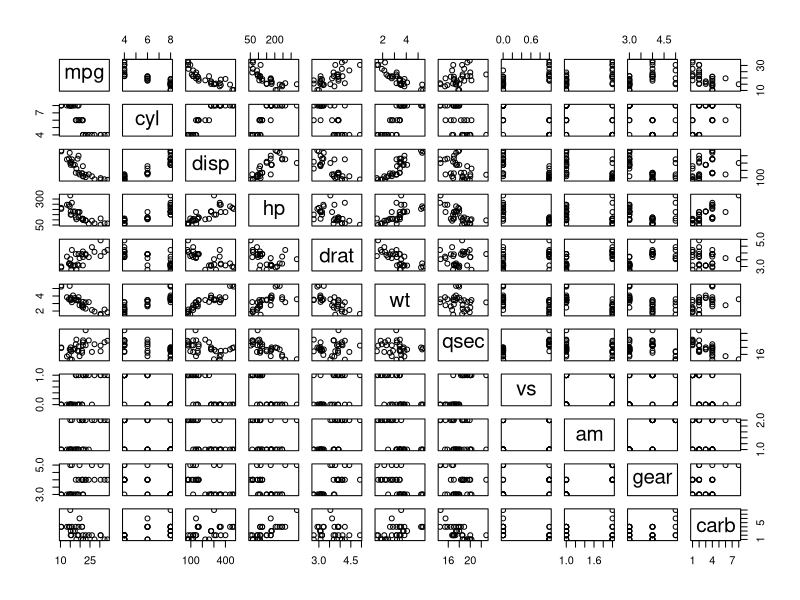
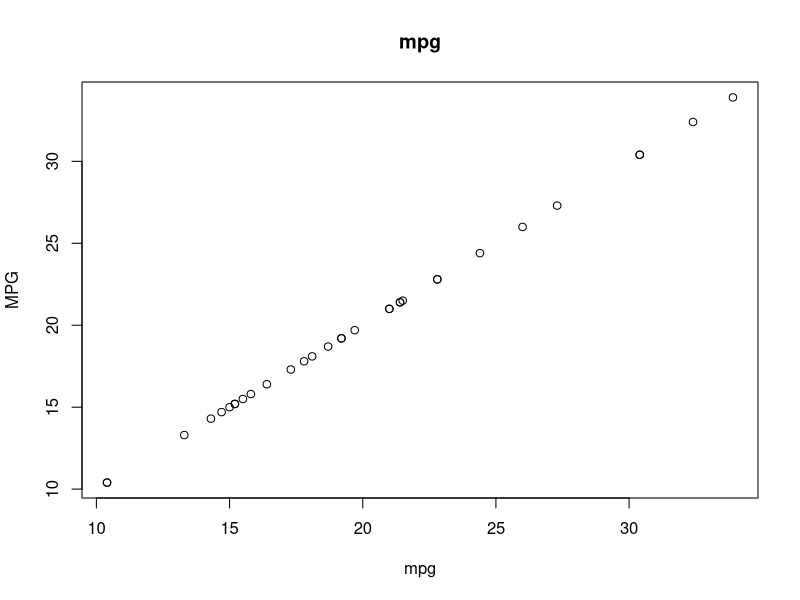
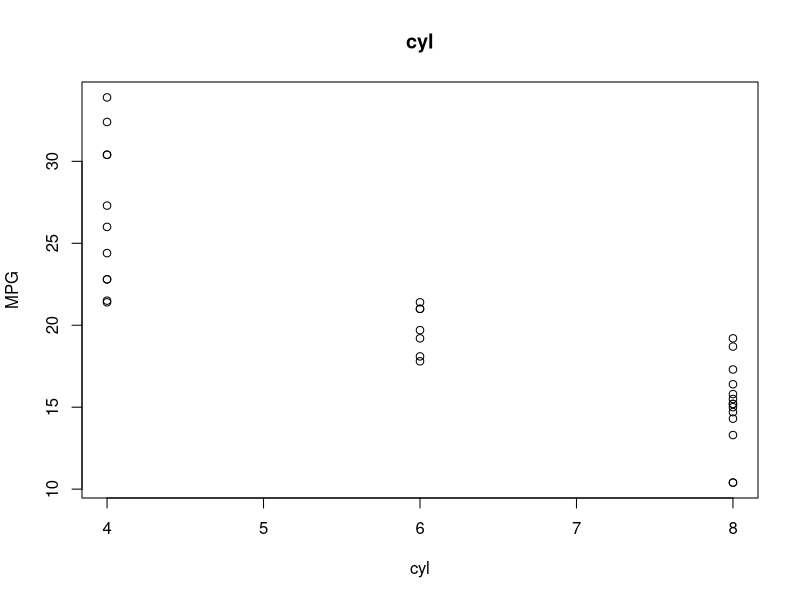
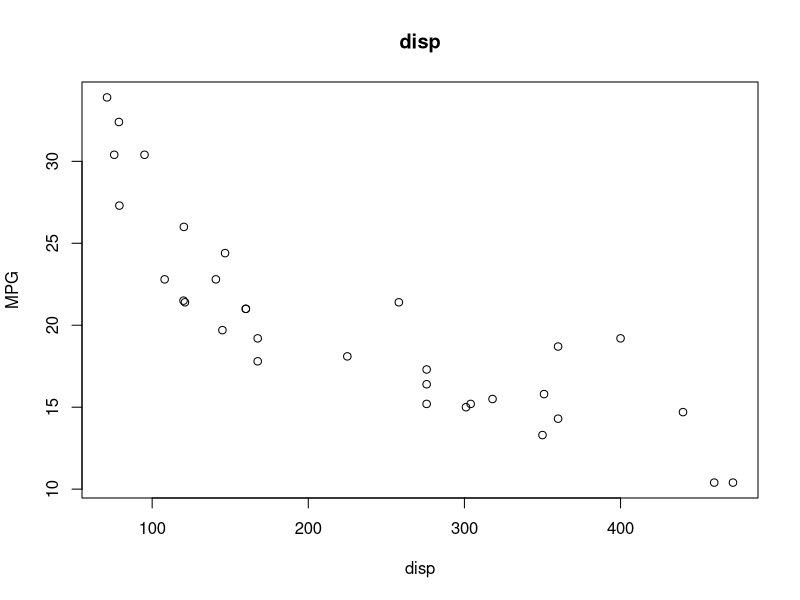
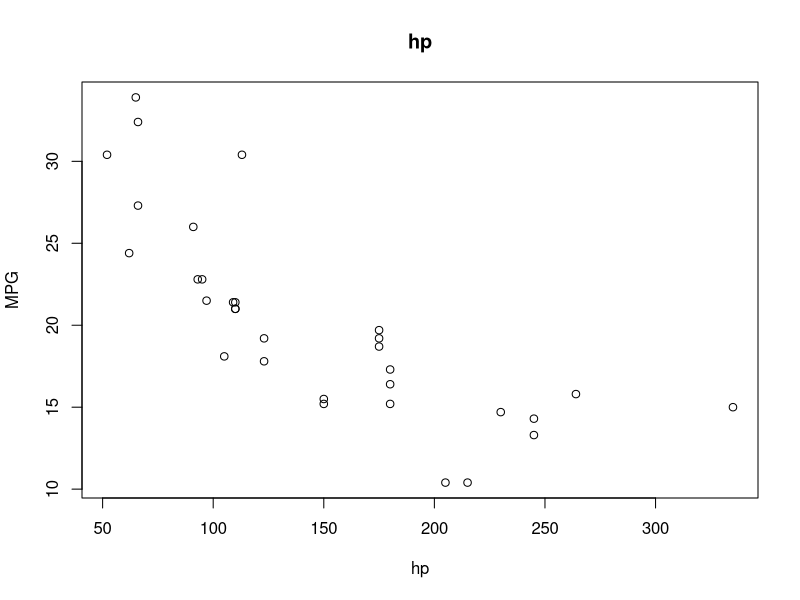
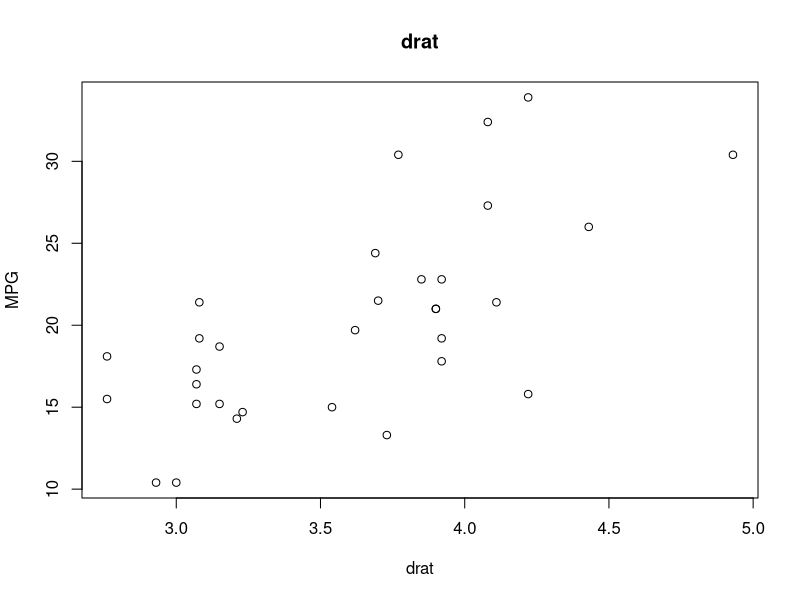
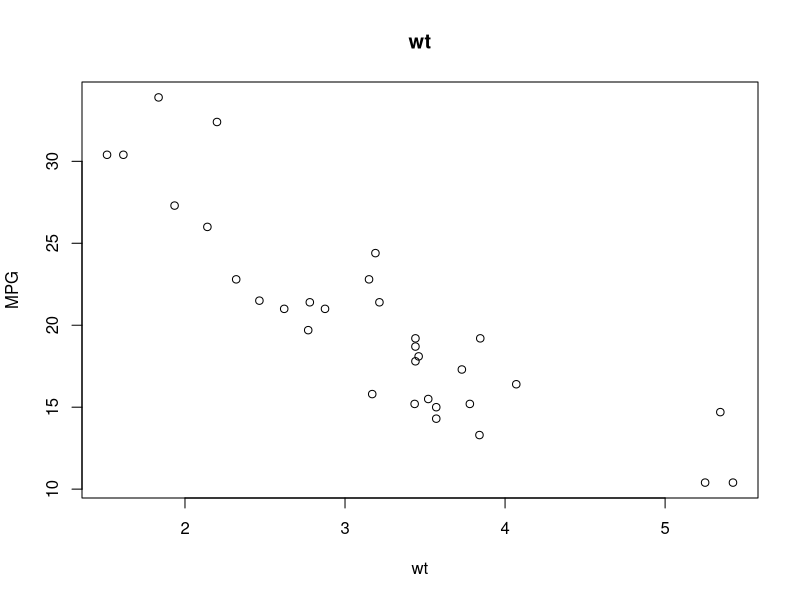
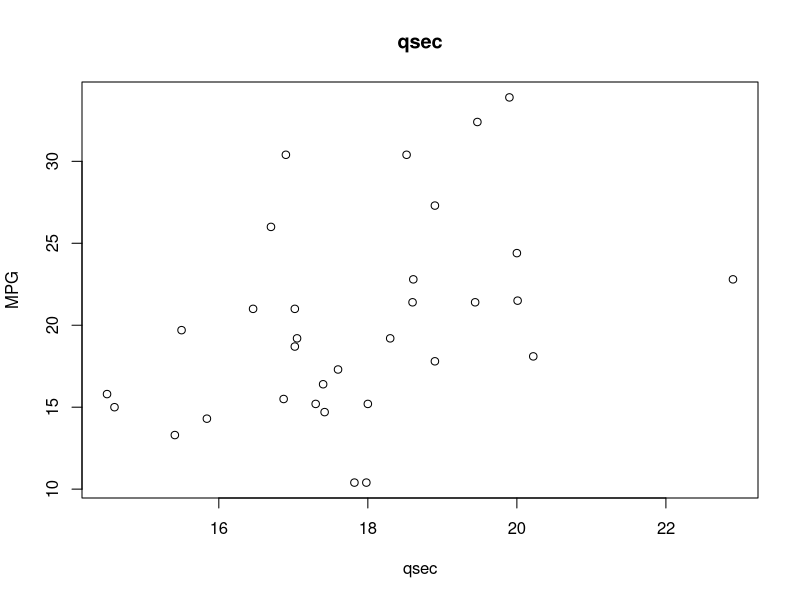

Write the R code that produced these figures, in order. (Note: this script raises an error after producing the figures.)
###################################################
######## Intro to modeling and testing ############
###################################################


####  Load packages ####
library(modelr)
install.packages("modelr")
library(broom)
install.packages("broom")
library(dplyr)
library(fitdistrplus)
install.packages("fitdistrplus")
library(ggplot2)
########################

#### Load built-in mtcars data into data frame ####
dat = mtcars
###################################################

#### Check out data, summaries, visualizations ####

# Look at column descriptions of the built-in data
?mtcars

# Quick look at column classes and first rows
glimpse(dat) #<dbl> stores 16 decimal points (can't see in class), takes up far more memory /cn
str(dat)

# change "am" column from 1s and 0s to "Manual" and "Automatic"
dat$am[dat$am == 1] <- "Manual"
dat$am[dat$am == 0] <- "Automatic"

# Change "am" column to factor from numeric
dat$am = as.factor(dat$am)

# double-check
glimpse(dat)

# quick summary stats for every column
summary(dat)

# quick plot
plot(dat) # whoa!

# quick plot of mpg as function of other variables, one at a time...

for(i in names(dat)){
  plot(dat[,"mpg"] ~ dat[,i], xlab = i, ylab = "MPG", main = i) # plotting MPG against all variables /cn
}
rm(i)

# look at distribution of mpg
hist(dat$mpg)
plot(density(dat$mpg))
        

# What is a distribution???
        # Let's say we decided to measure human height. If we measured EVERY human on earth,
        # the distribution of their heights would show the probability of a random person 
        # having a given height.

distributions = c("norm", "lnorm", "pois", "exp", "gamma", "binom", "nbinom", "geom", "beta", "unif", "logis")
# Here's a good web page with all the distributions included in base R:  https://en.wikibooks.org/wiki/R_Programming/Probability_Distributions

# Normal distribution

x<-seq(-4,4,length=2000)
y<-dnorm(x,mean=0, sd=1)
plot(x,y, type="l", lwd=2, main = "Normal Distribution")


  # BUT... there's no way to measure the height of every human. 
  # You can instead take a representative sample of humans and ESTIMATE the distribution of heights.


  # Plot random samples from a truly normal distribution:
  points(density(rnorm(5)), col = "Red") # for 5 random samples
  points(density(rnorm(10)), col = "Green") # for 10 random samples
  points(density(rnorm(1000)), col = "Blue") # for 1000 random samples
  points(density(rnorm(100000)), col = "Orange") # for 100000 random samples
  points(density(rnorm(999999)), col = "Purple") # for 999999 random samples

  # ^^^ This is why sample size is important... as you randomly sample from an unknown distribution,
  # your sample distribution begins to approach the true distribution as sample size increases!
    

# Think of probability distributions like a histogram...
  # if you sampled 100% of some variable from a population of values, the histogram would BE the distribution
  
hist(dat$mpg)

# The fitdist() function from fitdistrplus package let's us compare a vector of data to a given distribution
?fitdist
fitdist(dat$mpg, "norm")

# we can look at the fit of our data to the theoretical values given by a chosen distribution
plot(fitdist(dat$mpg, "norm"))
plot(fitdist(dat$mpg, "gamma"))
plot(fitdist(dat$mpg, "logis"))

# try it on a different vector of data
plot(fitdist(dat$cyl, "norm")) # whoa now!

##### Binomial distribution

  # imagine flipping a coin 10 times...at the end, how many heads would you have?
  # This is what a binomial distribution is all about... counts of an outcome of an experiment.
x = seq(0,50,by=1)
y = y <- dbinom(x,50,0.5) #Random gen for binomial distribution
plot(x,y, type = "l", main = "Binomial Dist. - N=50, P=0.5")
  # shows probability of getting a specific number of a certain outcome, given a probability for each result
    # we can see it would be highly unlikely to get fewer than 10 tails in 50 coin flips.


  # What if you flipped it 100000 times?

x = seq(0,10000,by=1)
y = y <- dbinom(x,10000,0.5)
plot(x,y, type = "l", main = "Binomial Dist. - N=10000, P=0.5")


########### A lot of statistical tests are all about determining whether your representative sample
########### could have really come from a given probability distribution!

# Look at the previous plot (P of outcomes from 50 flips)
# If you flipped a coin 50 times and only got 4 heads, how likely is it that it was just random chance,
# vs. how likely is it that the true probability of heads/tails is 50/50 ????

?binom.test()
binom.test(x=4,n=50,p=0.5)  # 4 successes, out of 50 flips, probability of success is 0.5
                                  # Reject the null hypothesis (P-value of 4.462e-10)
binom.test(x=4,n=50,p=0.1)  # 4 successes, out of 50 flips, probability of success is 0.1
                                  # Fail to reject the null Hypothesis (P-value of 0.8151)


# Our coin flip experiment and the Central Limit Theorem
  sample(c("Heads","Tails"), size = 10, replace = TRUE) %>%
    table()

  # again, but with 1000 flips
  sample(c("Heads","Tails"), size = 1000, replace = TRUE) %>%
    table()
  
  # Let's plot it:
  
  # set counter, variable placeholders, and sequence of larger and larger coin flip experiments
  x=1
  heads = 0
  num.heads = c()
  flips = seq(from = 2, to = 500, by=2)

for(i in flips){
  heads = table(sample(c("Heads","Tails"), size = i, replace = TRUE))[1]
  num.heads[x] = heads
  x=x+1
}  
  
# plot!
  plot(x=flips, y=num.heads/flips, ylim = c(0,1)) # Explain what this plot is showing!
  

# Which variables predict MPG?

########################################
#######         Models           #######
########################################

# A statistical model is a simple (hopefully) equation that *explains* trends in your data
# "In what way does variable Y (The response) depend on other variables (X1 .... Xn) in the study?
# The model attempts to approximate this relationship


### Decisions, decisions... ###

    # Which variable is your response?

    # Which variables are explanatory?

    # Are the explanatory variables continuous, categorical, or both?

        # All continuous: Regression
        # All categorial: ANOVA
        # Mix:            ANCoVA

    # Is the response variable continuous, a count, a proportion, a category????

        # Continuous:     Regression, ANOVA, ANCoVA
        # Proportion:     Logistic regression
        # Count:          Log-Linear model
        # Binary:         Binary logistic

#######################################################################

### What models look like in R ###

# Y ~ X                     This means "Y, is modeled as a function of X"
# Y ~ X1 + X2               This means "Y, is modeled as a function of X1 AND X2" (two explanatory variables)
# Y ~ X1:X2                 This means "Y, is modeled as a function of THE INTERACTION BETWEEN X1 AND X2 (only the interaction term)
# Y ~ X1*X2                 This means "Y, is modeled as a function of X1 AND X2 AND THE INTERACTION BETWEEN X1 AND X2

# Real quick...what's an interaction?
  
  ggplot(dat, mapping = aes(x=hp, y=mpg, col = am)) +
    geom_point() +
    geom_smooth(method = "aov", se = FALSE) +
    ggtitle("No interaction between Transmission type and Horsepower") +
    labs(subtitle = "...with respect to its effect on MPG")
  
  
  
  ggplot(dat, mapping = aes(x=disp, y=mpg, col = am)) +
    geom_point() +
    geom_smooth(method = "aov", se = FALSE) +
    ggtitle("Clear interaction between Transmission type and Horsepower") +
    labs(subtitle = "...with respect to its effect on MPG")
  
##interaction term /cn
  
# You also need to tell R which model to use

?lm # linear model....common (for better or worse) when everything is continuous
?glm # Kind of the same as lm() but more flexible ... you can use it for non-normally distributed data
?aov # basically a glm for each level of categorical variables

# define a model: mpg, as explained by number of cylinders AND Displacement AND Weight
mod1 = glm(mpg ~ cyl + disp + wt, data = dat) 

# look at how well each term in the model explains mpg
summary(mod1)
tidy(mod1)

# we can look at the model fit diagnostics visually as well
par(mfrow = c(2, 2)) # changes viewing panel into a 2x2 grid
plot(mod1) # show model fit plots for diagnostics
par(mfrow = c(1, 1)) # changes viewing panel back to single plot space


# We can use the modelr package to easily add predictions (made by our model)
dat %>% add_predictions(model = mod1)
# This new column shows what our model predicts SHOULD be the mpg, based on cyl, disp, and wt

# Save this as a new data frame
dat.mod1 = dat %>% add_predictions(model = mod1)

# Calculate the mean squared difference between actual and predicted values of mpg
mean((dat.mod1$mpg - dat.mod1$pred)^2)


####### Try a different model! #########

mod2 = glm(mpg ~ cyl*wt, data = dat)
tidy(mod2)
dat.mod2 = dat %>% add_predictions(model = mod2)
mean((dat.mod2$mpg - dat.mod2$pred)^2)
        # this model seems to do a better job...it's mean square error is smaller

# Visually compare the two models against the real data

plot(dat$mpg ~ dat$wt)
abline(mod1, col = "Red")
abline(mod2, col = "Blue")
abline(lm(mpg ~ wt, data = dat)) # linear model of mpg explained only by wt
points(dat$mpg ~ dat$wt, col = dat$cyl) # color over points, using No. of Cylinders as color values


# ggplot way
ggplot(data = dat) +
  geom_point(aes(x=wt, y=mpg, col = factor(cyl))) +
  geom_smooth(aes(x=wt, y=mpg), method = "glm", col = "Black")

# Notice pattern that heavier cars have more cylinders?  This could be a "covariate" .. in other words, wt and cyl are NOT independent
# cyl could also be considered "categorical" since you can't have 4.5 cylinders

dat$cyl = as.factor(dat$cyl)

# categorical predictors of mpg...we can use ANOVA and Tukey's Test
mod3 = aov(mpg ~ factor(cyl)*am, data = dat)

par(mfrow = c(2, 2)) # changes viewing panel into a 2x2 grid
plot(mod3)
par(mfrow = c(1, 1)) # changes viewing panel into a 2x2 grid

summary(mod3)

# So let's say you see some significant interaction between two explanatory variables.
# How do you determine what what the specific effects are? All you see is "significant interaction"
tukey = TukeyHSD(mod3)

###### Another Tukey Test example ...

# Let's look at the decomposition rates of some foods sitting in cafeterias at two universities
decomp = data.frame(Food = c(rep("Banana", 40), rep("Apple", 40), rep("Gravy",40)),
                University = c(rep(c("UVU","BYU"),times = 60)),
                Decomposition_Rate = abs(rnorm(120))*c(1,4)*c(rep(1,40),rep(5,40),rep(1,40)))



decomp_model = aov(Decomposition_Rate ~ University:Food, data = decomp)
summary(decomp_model)

# Aaaa HAAA! There is a significant interaction between University and Food

# Let's take a look and see if we can visually find the pattern
ggplot(decomp, mapping = aes(x=Food, y=Decomposition_Rate, fill = University)) +
  geom_boxplot()

# what I see: Food decomposes more rapidly at BYU, but apples, in particular, have a pronounced effect

# a plot is fine, but how about a statistical test...
TukeyHSD(decomp_model)

######



names(dat)
# ANOVA: Find out which terms have significant impact on response
aov(mpg ~ cyl*disp*hp*am*wt, data = dat) %>% summary()
# anova can handle categorical predictors, remember!
    # looks like hp doesn't help our model much...

aov(mpg ~ cyl*disp*am*wt, data = dat) %>% summary()
    # maybe we could even drop am

aov(mpg ~ cyl*disp*wt, data = dat) %>% summary()
mod4 = aov(mpg ~ cyl*disp*wt, data = dat)

mod4_pred = add_predictions(dat, model = mod4) %>% select_("pred")
plot(dat$mpg, mod4_pred[,1])
abline(lm(dat$mpg ~ mod4_pred[,1])) # How do predictions match up?

# is it looking like a good model? 

# What defines a "good" model???
